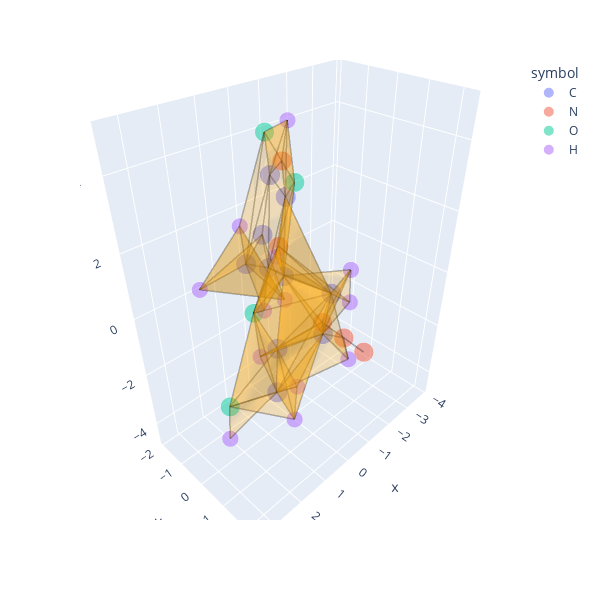

The code cell stored with this chart in its notebook:
### Markdown cell above
Compare the orientation of the above molecular complex with the complex generated from a randomly rotated point cloud:

### Code cell
# Generate a randomly rotated point cloud
a = DataAugmentation()
rand_rot_df_list = a.augment_single([unaligned_df], N_aug=1)
rand_rot_df = rand_rot_df_list[0]

# Generate and display the molecular complex
mm = MoleculeComplex()
mm.build(rand_rot_df)
mm.plot_skeleton(n=2, renderer='vscode')

### Figure 1 — Plotly figure (JSON) as saved in the notebook; plotly's stock layout.template omitted (floating-point values rounded to 4 significant figures; data arrays with more than 128 entries replaced by an {"elided": "..."} marker saying what was removed)
{"data": [{"hovertemplate": "symbol=C<br>x=%{x}<br>y=%{y}<br>z=%{z}<br>vdw_radius=%{marker.size}<extra></extra>", "legendgroup": "C", "marker": {"color": "#636efa", "opacity": 0.5, "size": [1.7, 1.7, 1.7, 1.7, 1.7, 1.7, 1.7, 1.7, 1.7, 1.7], "sizemode": "area", "sizeref": 0.00425, "symbol": "circle"}, "mode": "markers", "name": "C", "scene": "scene", "showlegend": true, "type": "scatter3d", "x": [2.518, 1.297, 0.8446, -0.7255, -1.627, -1.399, 0.01419, 1.044, -0.948, 0.5781], "y": [1.339, 0.4728, 0.1274, -0.997, 0.1011, 0.02043, -0.5641, 0.5192, -1.102, -0.003726], "z": [2.775, 2.632, 1.356, -0.1729, -0.7084, -2.19, -2.291, -2.632, 2.292, 3.737]}, {"hovertemplate": "symbol=N<br>x=%{x}<br>y=%{y}<br>z=%{z}<br>vdw_radius=%{marker.size}<extra></extra>", "legendgroup": "N", "marker": {"color": "#EF553B", "opacity": 0.5, "size": [1.55, 1.55, 1.55, 1.55, 1.55], "sizemode": "area", "sizeref": 0.00425, "symbol": "circle"}, "mode": "markers", "name": "N", "scene": "scene", "showlegend": true, "type": "scatter3d", "x": [-0.2534, -2.366, -3.112, -3.858, -0.5254], "y": [-0.672, -0.8957, -0.5255, -0.156, -0.772], "z": [1.189, -2.793, -3.699, -4.605, 3.543]}, {"hovertemplate": "symbol=O<br>x=%{x}<br>y=%{y}<br>z=%{z}<br>vdw_radius=%{marker.size}<extra></extra>", "legendgroup": "O", "marker": {"color": "#00cc96", "opacity": 0.5, "size": [1.52, 1.52, 1.52, 1.52], "sizemode": "area", "sizeref": 0.00425, "symbol": "circle"}, "mode": "markers", "name": "O", "scene": "scene", "showlegend": true, "type": "scatter3d", "x": [2.325, 0.361, -1.988, 0.9411], "y": [-0.04568, -1.165, -1.805, 0.2769], "z": [-2.691, -1.059, 2.162, 4.912]}, {"hovertemplate": "symbol=H<br>x=%{x}<br>y=%{y}<br>z=%{z}<br>vdw_radius=%{marker.size}<extra></extra>", "legendgroup": "H", "marker": {"color": "#ab63fa", "opacity": 0.5, "size": [1.1, 1.1, 1.1, 1.1, 1.1, 1.1, 1.1, 1.1, 1.1, 1.1, 1.1, 1.1, 1.1], "sizemode": "area", "sizeref": 0.00425, "symbol": "circle"}, "mode": "markers", "name": "H", "scene": "scene", "showlegend": true, "type": "scatter3d", "x": [2.77, 2.346, 3.387, 1.382, -1.291, -2.69, -1.293, -1.482, 0.05536, 1.021, 0.7937, 2.947, -1.065], "y": [1.541, 2.312, 0.8354, 0.506, -1.957, -0.05972, 1.096, 1.031, -1.338, 1.318, 0.9691, 0.7054, -1.112], "z": [3.837, 2.267, 2.301, 0.4946, -0.1693, -0.4249, -0.337, -2.654, -3.089, -1.858, -3.62, -2.877, 4.373]}, {"line": {"color": "black", "width": 3}, "mode": "lines", "name": "1-simplex", "opacity": 0.3, "showlegend": false, "type": "scatter3d", "x": {"elided": "303 float values"}, "y": {"elided": "303 float values"}, "z": {"elided": "303 float values"}}, {"alphahull": 0, "color": "orange", "i": [24, 17, 2, 24, 10, 10, 0, 3, 0, 11, 4, 16, 10, 3, 11, 4, 2, 25, 10, 4, 4, 11, 3, 11, 2, 27, 0, 3, 10, 8, 13, 0, 2, 16, 24, 2, 10, 0, 17, 0, 24, 2, 3, 10, 10, 10, 2, 5, 23, 10, 4, 11, 16, 0, 4, 10, 4, 0, 4, 31, 0, 0, 1, 25, 4, 3, 16, 10, 16, 10, 8, 26, 11, 11, 26, 4, 11, 10, 19, 27, 10, 2, 3, 10, 10, 16, 16, 24, 10], "j": [25, 18, 3, 6, 11, 4, 19, 4, 17, 12, 14, 17, 27, 4, 12, 13, 3, 5, 27, 6, 13, 28, 5, 28, 3, 10, 2, 14, 4, 6, 4, 1, 4, 14, 5, 3, 11, 20, 2, 19, 4, 13, 4, 13, 4, 29, 4, 6, 14, 6, 5, 12, 18, 18, 5, 12, 23, 1, 14, 14, 1, 1, 2, 3, 5, 4, 31, 11, 17, 11, 26, 5, 12, 5, 11, 5, 29, 11, 20, 6, 5, 4, 13, 4, 11, 14, 17, 5, 27], "k": [5, 31, 13, 7, 12, 7, 21, 13, 18, 29, 15, 31, 6, 5, 30, 22, 14, 6, 7, 7, 23, 6, 14, 29, 4, 11, 22, 23, 13, 7, 5, 20, 13, 15, 7, 5, 6, 21, 14, 20, 5, 22, 23, 5, 6, 6, 5, 7, 15, 7, 14, 28, 31, 19, 23, 13, 15, 17, 23, 15, 21, 2, 17, 5, 7, 14, 15, 28, 18, 13, 6, 6, 13, 6, 6, 6, 6, 5, 21, 7, 6, 22, 23, 5, 29, 31, 14, 6, 13], "name": "2-simplex", "opacity": 0.25, "type": "mesh3d", "x": [2.518, 1.297, 0.8446, -0.2534, -0.7255, -1.627, -1.399, -2.366, -3.112, -3.858, 0.01419, 1.044, 2.325, 0.361, -0.948, -1.988, -0.5254, 0.5781, 0.9411, 2.77, 2.346, 3.387, 1.382, -1.291, -2.69, -1.293, -1.482, 0.05536, 1.021, 0.7937, 2.947, -1.065], "y": [1.339, 0.4728, 0.1274, -0.672, -0.997, 0.1011, 0.02043, -0.8957, -0.5255, -0.156, -0.5641, 0.5192, -0.04568, -1.165, -1.102, -1.805, -0.772, -0.003726, 0.2769, 1.541, 2.312, 0.8354, 0.506, -1.957, -0.05972, 1.096, 1.031, -1.338, 1.318, 0.9691, 0.7054, -1.112], "z": [2.775, 2.632, 1.356, 1.189, -0.1729, -0.7084, -2.19, -2.793, -3.699, -4.605, -2.291, -2.632, -2.691, -1.059, 2.292, 2.162, 3.543, 3.737, 4.912, 3.837, 2.267, 2.301, 0.4946, -0.1693, -0.4249, -0.337, -2.654, -3.089, -1.858, -3.62, -2.877, 4.373]}], "layout": {"height": 600, "legend": {"itemsizing": "constant", "title": {"text": "symbol"}, "tracegroupgap": 0}, "margin": {"t": 60}, "scene": {"domain": {"x": [0, 1], "y": [0, 1]}, "xaxis": {"title": {"text": "x"}}, "yaxis": {"title": {"text": "y"}}, "zaxis": {"title": {"text": "z"}}}, "width": 600}}
